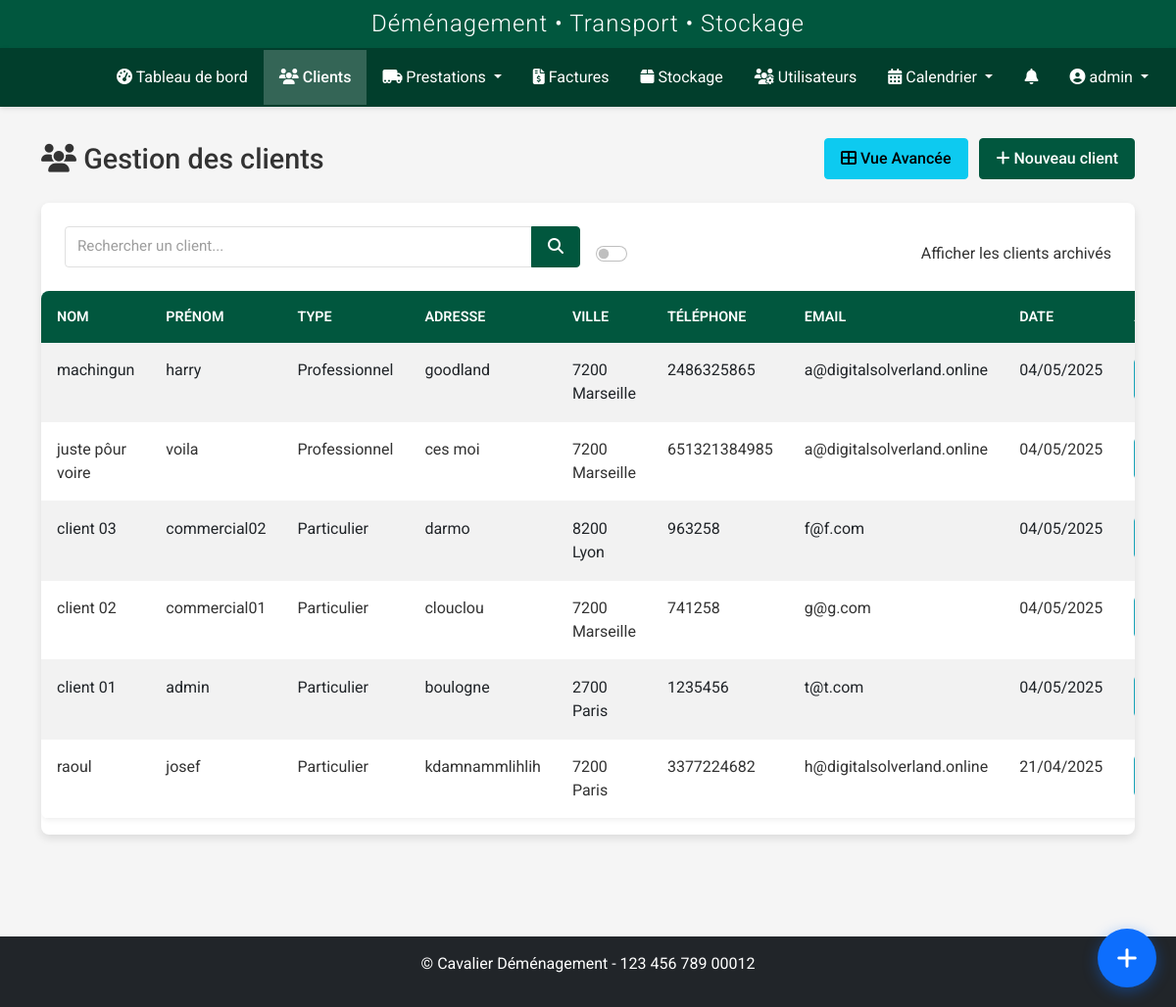
Page /clients/clients (signed in) on the committed database.
### models.py (models this page shows, shortened)
class User(UserMixin, db.Model):
    id = db.Column(db.Integer, primary_key=True)
    nom = db.Column(db.String(64), nullable=False)
    prenom = db.Column(db.String(64), nullable=False)
    username = db.Column(db.String(64), unique=True, nullable=False)
    email = db.Column(db.String(120), unique=True, nullable=True)
    password_hash = db.Column(db.String(256), nullable=False)
    role = db.Column(db.String(20), nullable=False, default='transporteur')
    statut = db.Column(db.String(20), nullable=False, default='actif')
    vehicule = db.Column(db.String(100), nullable=True)
    type_vehicule_id = db.Column(db.Integer, db.ForeignKey('type_vehicule.id'), nullable=True)
    permis_conduire = db.Column(db.String(50), nullable=True)
    notes = db.Column(db.Text, nullable=True)
    derniere_connexion = db.Column(db.DateTime, nullable=True)
    date_creation = db.Column(db.DateTime, nullable=False, default=datetime.utcnow)
    prestations = db.relationship('Prestation', secondary=prestation_transporteurs, back_populates='transporteurs')
    type_vehicule = db.relationship('TypeVehicule', backref='transporteurs')
    def is_admin(self):
        return self.role in ['admin', 'superadmin']
    def is_transporteur(self):
        return self.role == 'transporteur' or self.is_admin()

class Client(db.Model):
    id = db.Column(db.Integer, primary_key=True)
    nom = db.Column(db.String(64), nullable=False)
    prenom = db.Column(db.String(64), nullable=False)
    adresse = db.Column(db.Text, nullable=True)
    code_postal = db.Column(db.String(10), nullable=True)
    ville = db.Column(db.String(64), nullable=True)
    pays = db.Column(db.String(64), default='France')
    telephone = db.Column(db.String(20), nullable=True)
    email = db.Column(db.String(120), nullable=True)
    type_client = db.Column(db.String(50), nullable=True)
    tags = db.Column(db.Text, nullable=True)
    observations = db.Column(db.Text, nullable=True)
    statut = db.Column(db.String(20), default='actif')
    archive = db.Column(db.Boolean, default=False)
    date_creation = db.Column(db.DateTime, nullable=False, default=datetime.utcnow)
    commercial_id = db.Column(db.Integer, db.ForeignKey('user.id'), nullable=True)
    commercial = db.relationship('User', backref=db.backref('clients', lazy=True), foreign_keys=[commercial_id])
    prestations_principales = db.relationship('Prestation', backref=db.backref('client_principal', lazy=True), lazy=True, foreign_keys="Prestation.client_id")
    prestations_supplementaires = db.relationship('Prestation', secondary=prestation_clients, back_populates='clients_supplementaires')
    factures = db.relationship('Facture', backref='client', lazy=True)

### routes/client.py (the view, shortened to what this page needs)
@client_bp.route('/clients')
@login_required
@role_required('commercial', 'admin', 'superadmin')
def index():
    form = SearchClientForm()
    query = request.args.get('query', '')
    show_archived = request.args.get('archives', type=bool, default=False)
    clients_query = Client.query
    if not current_user.is_admin():  # Si ce n'est pas un admin/superadmin
        clients_query = clients_query.filter_by(commercial_id=current_user.id)
    if not show_archived:
        clients_query = clients_query.filter_by(archive=False)
    clients = clients_query.order_by(Client.date_creation.desc()).all()
    return render_template(
        'clients/index.html',
        title='Gestion des Clients',
        clients=clients,
        form=form,
        query=query,
        search_query=query,
        show_archived=show_archived
    )

### templates/clients/index.html (shortened to what this page needs)
{% extends 'base.html' %}
{% block content %}
<div class="client-page">
    <div class="page-title">
        <h1><i class="fas fa-users"></i> Gestion des clients</h1>
        <div>
            <a href="{{ url_for('client.liste') }}" class="btn btn-info me-2">
                <i class="fas fa-th-large"></i> Vue Avancée
            </a>
            <a href="{{ url_for('client.add') }}" class="btn btn-primary">
                <i class="fas fa-plus"></i> Nouveau client
            </a>
        </div>
    </div>
    <div class="card">
        <div class="card-body">
            <form method="GET" action="{{ url_for('client.index') }}" class="row g-3 align-items-end">
                <div class="col-md-6">
                    <div class="input-group">
                        <input type="text" name="query" id="client-search" class="form-control" placeholder="Rechercher un client..." value="{{ search_query }}">
                        <button type="submit" class="btn btn-primary">
                            <i class="fas fa-search"></i>
                        </button>
                    </div>
                </div>
                <div class="col-md-6 text-md-end">
                    <div class="form-check form-switch">
                        <input class="form-check-input" type="checkbox" id="archive-toggle" name="archives" {% if show_archived %}checked{% endif %} onchange="this.form.submit()">
                        <label class="form-check-label" for="archive-toggle">Afficher les clients archivés</label>
                    </div>
                </div>
            </form>
        </div>
        <div class="table-responsive">
            <table class="table table-hover table-striped">
                <thead>
                    <tr>
                        <th>Nom</th>
                        <th>Prénom</th>
                        <th>Type</th>
                        <th>Adresse</th>
                        <th>Ville</th>
                        <th>Téléphone</th>
                        <th>Email</th>
                        <th>Date</th>
                        <th>Actions</th>
                    </tr>
                </thead>
                <tbody>
                    {% if clients %}
                        {% for client in clients %}
                            <tr {% if client.archive %}class="table-secondary"{% endif %}>
                                <td>{{ client.nom }}</td>
                                <td>{{ client.prenom }}</td>
                                <td>{{ client.type_client }}</td>
                                <td>{{ client.adresse|truncate(20) }}</td>
                                <td>
                                  {% if client.code_postal or client.ville %}
                                    {{ client.code_postal }} {{ client.ville }}
                                  {% endif %}
                                </td>
                                <td>{{ client.telephone }}</td>
                                <td>{{ client.email }}</td>
                                <td>{{ client.date_creation.strftime('%d/%m/%Y') }}</td>
                                <td>
                                </td>
                            </tr>
                        {% endfor %}
                    {% endif %}
                </tbody>
            </table>
        </div>
    </div>
</div>
{% endblock %}

### templates/base.html (shortened to what this page needs)
<!DOCTYPE html>
<html lang="fr">
<head>
    <link href="https://cdn.jsdelivr.net/npm/bootstrap@5.2.3/dist/css/bootstrap.min.css" rel="stylesheet">
    <link rel="stylesheet" href="https://cdnjs.cloudflare.com/ajax/libs/font-awesome/6.2.1/css/all.min.css">
    <link rel="stylesheet" href="https://cdnjs.cloudflare.com/ajax/libs/toastr.js/latest/toastr.min.css">
    <link href="https://cdn.jsdelivr.net/npm/fullcalendar@5.11.3/main.min.css" rel="stylesheet">
    <link href="https://cdn.jsdelivr.net/npm/summernote@0.8.18/dist/summernote-lite.min.css" rel="stylesheet">
    <link rel="stylesheet" href="{{ url_for('static', filename='css/style.css') }}">
    <link rel="stylesheet" href="{{ url_for('static', filename='css/notification-flash.css') }}">
    <link rel="stylesheet" href="{{ url_for('static', filename='css/notifications.css') }}">
    <link rel="stylesheet" href="{{ url_for('static', filename='css/prestations.css') }}">
    <link rel="stylesheet" href="{{ url_for('static', filename='css/custom-calendar.css') }}">
    <link rel="stylesheet" href="{{ url_for('static', filename='css/navbar-logos.css') }}">
    <link rel="stylesheet" href="{{ url_for('static', filename='css/whatsapp-buttons.css') }}">
    <link rel="stylesheet" href="{{ url_for('static', filename='css/quick-access-bubble.css') }}">
</head>
<body {% if current_user.is_authenticated %}data-user-role="{{ current_user.role }}" data-user-id="{{ current_user.id }}"{% endif %}>
    {% if current_user.is_authenticated %}
        <header>
            <div class="app-header">
                <h2>Déménagement • Transport • Stockage</h2>
            </div>
            <nav class="navbar navbar-dark navbar-expand-lg">
                <div class="container-fluid">
                    <a class="navbar-brand" href="{{ url_for('dashboard.index') }}">
                        <div class="logo-slideshow">
                        </div>
                    </a>
                    <div class="collapse navbar-collapse" id="navbarMain">
                        <ul class="navbar-nav me-auto mb-2 mb-lg-0">
                            <li class="nav-item">
                                <a class="nav-link {% if request.endpoint == 'dashboard.index' %}active{% endif %}" href="{{ url_for('dashboard.index') }}">
                                    <i class="fas fa-tachometer-alt"></i> Tableau de bord
                                </a>
                            </li>
                            <li class="nav-item">
                                <a class="nav-link {% if request.endpoint.startswith('client.') %}active{% endif %}" href="{{ url_for('client.index') }}">
                                    <i class="fas fa-users"></i> Clients
                                </a>
                            </li>
                            <li class="nav-item dropdown">
                                <a class="nav-link dropdown-toggle {% if request.endpoint.startswith('prestation.') %}active{% endif %}" href="#" id="prestationsDropdown" role="button" data-bs-toggle="dropdown" aria-expanded="false">
                                    <i class="fas fa-truck-moving"></i> Prestations
                                </a>
                            </li>
                            <li class="nav-item">
                                <a class="nav-link {% if request.endpoint.startswith('facture.') %}active{% endif %}" href="{{ url_for('facture.index') }}">
                                    <i class="fas fa-file-invoice-dollar"></i> Factures
                                </a>
                            </li>
                            <li class="nav-item">
                                <a class="nav-link {% if request.endpoint.startswith('stockage.') %}active{% endif %}" href="{{ url_for('stockage.index') }}">
                                    <i class="fas fa-box"></i> Stockage
                                </a>
                            </li>
                            {% if current_user.is_admin %}
                            <li class="nav-item">
                                <a class="nav-link {% if request.endpoint.startswith('user.') %}active{% endif %}" href="{{ url_for('user.index') }}">
                                    <i class="fas fa-users-cog"></i> Utilisateurs
                                </a>
                            </li>
                            {% endif %}
                            <li class="nav-item dropdown">
                                <a class="nav-link dropdown-toggle {% if request.endpoint.startswith('calendrier.') %}active{% endif %}" href="#" id="calendrierDropdown" role="button" data-bs-toggle="dropdown" aria-expanded="false">
                                    <i class="fas fa-calendar-alt"></i> Calendrier
                                </a>
                            </li>
                        </ul>
                        <ul class="navbar-nav">
                            {% if current_user.is_authenticated and (current_user.is_transporteur() or current_user.is_admin() or current_user.role in ['commercial', 'superadmin']) %}
                            <li class="nav-item">
                                <a href="{{ url_for('transporteur_prestations.notifications') }}" class="nav-link position-relative">
                                    <i class="fas fa-bell"></i>
                                </a>
                            </li>
                            {% endif %}
                            <li class="nav-item dropdown">
                                <a class="nav-link dropdown-toggle" href="#" id="userDropdown" role="button" data-bs-toggle="dropdown">
                                    <i class="fas fa-user-circle"></i> {{ current_user.username }}
                                </a>
                            </li>
                        </ul>
                    </div>
                </div>
            </nav>
        </header>
        <main class="main-content">
            <div class="container">
                {% block content %}{% endblock %}
            </div>
        </main>
        <footer class="mt-5 py-3 bg-dark text-white">
            <div class="container text-center">
                <p>&copy; {{ config.COMPANY_FULL_NAME }} - {{ config.COMPANY_SIRET }}</p>
            </div>
        </footer>
    {% else %}
        <main class="main-content">
            <div class="container">
                {% block auth_content %}{% endblock %}
            </div>
        </main>
    {% endif %}
</body>
</html>

### rows in the picture
User: username "admin"
Client: nom "machingun", prenom "harry", type_client "Professionnel", adresse "goodland", code_postal "7200", ville "Marseille", telephone "2486325865", email "a@digitalsolverland.online", date_creation "04/05/2025"
Client: nom "juste pôur voire", prenom "voila", type_client "Professionnel", adresse "ces moi", code_postal "7200", ville "Marseille", telephone "651321384985", email "a@digitalsolverland.online", date_creation "04/05/2025"
Client: nom "client 03", prenom "commercial02", type_client "Particulier", adresse "darmo", code_postal "8200", ville "Lyon", telephone "963258", email "f@f.com", date_creation "04/05/2025"
Client: nom "client 02", prenom "commercial01", type_client "Particulier", adresse "clouclou", code_postal "7200", ville "Marseille", telephone "741258", email "g@g.com", date_creation "04/05/2025"
Client: nom "client 01", prenom "admin", type_client "Particulier", adresse "boulogne", code_postal "2700", ville "Paris", telephone "1235456", email "t@t.com", date_creation "04/05/2025"
Client: nom "raoul", prenom "josef", type_client "Particulier", adresse "kdamnammlihlih", code_postal "7200", ville "Paris", telephone "3377224682", email "h@digitalsolverland.online", date_creation "21/04/2025"

### other values in the picture
{{ config.COMPANY_FULL_NAME }} "Cavalier Déménagement"
{{ config.COMPANY_SIRET }} "123 456 789 00012"
